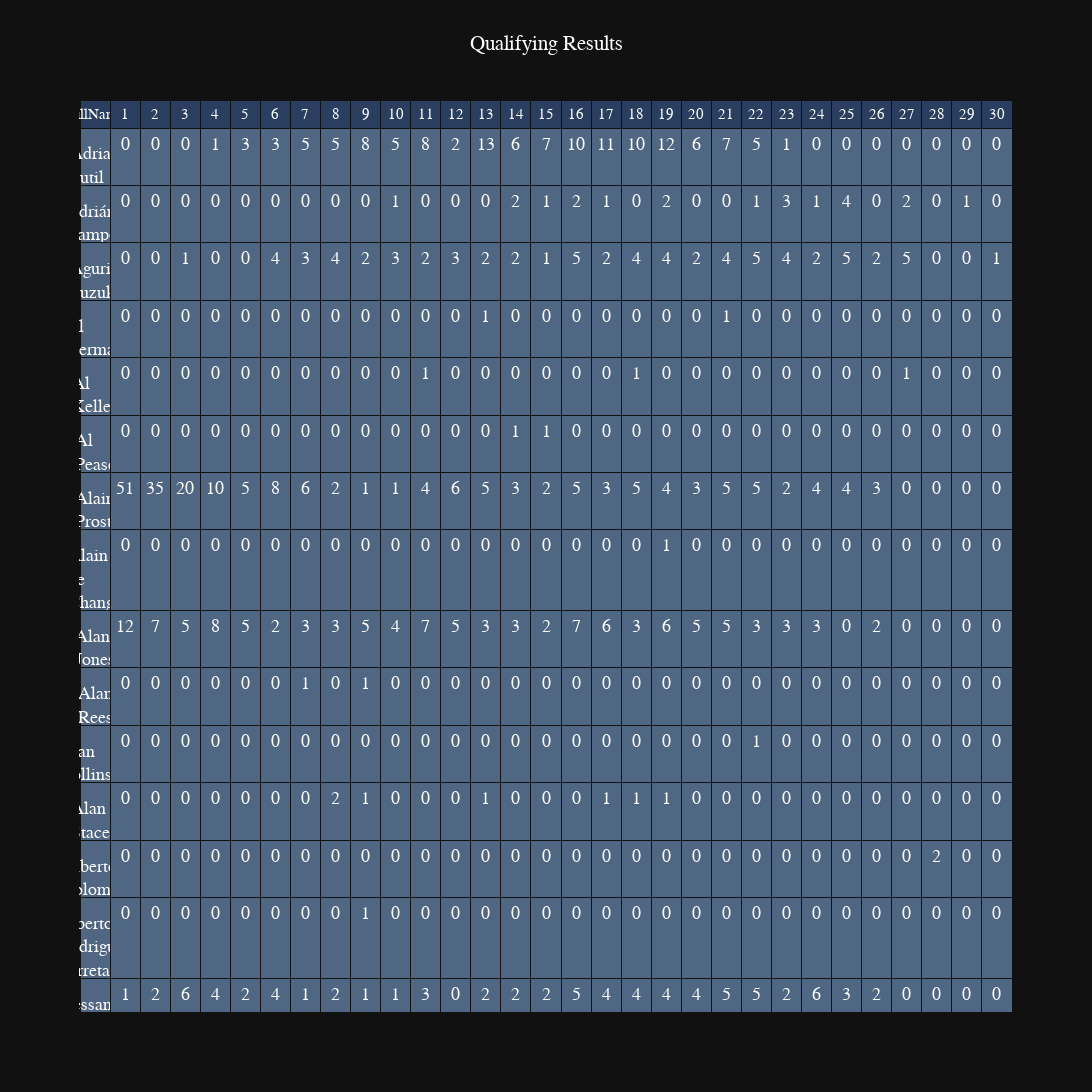

The notebook cell this image was saved under:
### Code cell
import plotly.graph_objects as go

fig = go.Figure(go.Table
 (header={"values": GP_Race_Wins.columns},
  cells=dict(
    values=GP_Race_Wins.T.values,
    # fill_color=[GP_Race_Wins.Color],
    align='center', font=dict(color='white', size=18)
    ))
 )

# fig.update_layout(
#     updatemenus=[
#         {
#             "buttons": [
#                 {
#                     "label": c,
#                     "method": "update",
#                     "args": [
#                         {
#                             "cells": {
#                                 "values": GP_Race_Wins.T.values
#                                 if c == "All"
#                                 else GP_Race_Wins.loc[GP_Race_Wins["Year"].eq(c)].T.values
#                             }
#                         }
#                     ],
#                 }
#                 for c in ["All"] + GP_Race_Wins["Year"].unique().tolist()
#             ]
#         }
#     ]
# )

fig.update_layout(
    title="Race Results",
        title_x=0.5,
        template="plotly_dark",

    yaxis = dict(tickfont = dict(size=15)),
    xaxis = dict(tickfont = dict(size=15)),
    font=dict(
        family="PT Sans Narrow",
        size=15,
        color="White"
    ),
    height=1250,
    width=2000,
    title_font_family="PT Sans Narrow"
)
fig.show()

### Figure 1 — Plotly figure (JSON) as saved in the notebook; plotly's stock layout.template omitted (floating-point values rounded to 4 significant figures; data arrays with more than 128 entries replaced by an {"elided": "..."} marker saying what was removed)
{"data": [{"cells": {"align": "center", "font": {"color": "white", "size": 18}, "values": {"elided": "31x664 mixed values"}}, "header": {"values": ["FullName", 1, 2, 3, 4, 5, 6, 7, 8, 9, 10, 11, 12, 13, 14, 15, 16, 17, 18, 19, 20, 21, 22, 23, 24, 25, 26, 27, 28, 29, 30]}, "type": "table"}], "layout": {"font": {"color": "White", "family": "PT Sans Narrow", "size": 15}, "height": 1250, "title": {"font": {"family": "PT Sans Narrow"}, "text": "Qualifying Results", "x": 0.5}, "width": 2000, "xaxis": {"tickfont": {"size": 15}}, "yaxis": {"tickfont": {"size": 15}}}}
